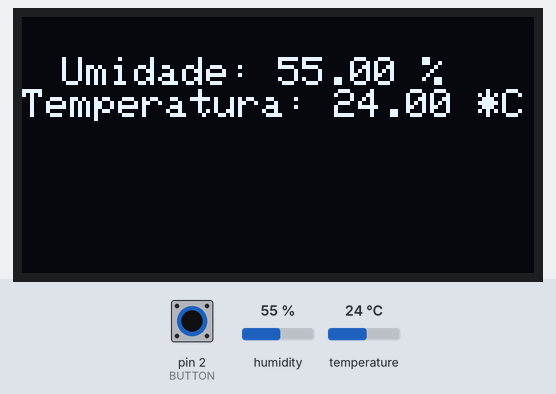
Simulated run of this sketch. Board: Arduino Uno, built with avr-gcc and run on an emulated ATmega328P. Parts: 128×64 one-colour display. The test bench sets the inputs (shaded band); at power-on: pin 2 (BUTTON) LOW, humidity 55 %, temperature 24 °C. What the sketch prints to the serial monitor is not drawn.

1.3 s: pin 2 (BUTTON) pulled HIGH for 0.15 s
Above: at 1.42 s.
3.0 s: pin 2 (BUTTON) pulled HIGH for 1 s
5.5 s: pin 2 (BUTTON) pulled HIGH for 3.2 s
Timing chart, 0 to 8.5 s (numbered marks = the images above; inputs shaded):
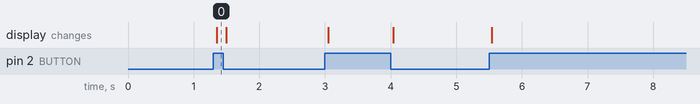

The sketch:

button_display.ino
```cpp
// Nesse projeto é utilizado o sensor de temperatura e umidade DHT22 e o push button
#include <SPI.h>
#include <Wire.h>
#include <Adafruit_GFX.h>
#include <Adafruit_SSD1306.h>
#include <DHT.h>

// Definicao do pino do sensor
#define DHTPIN 3
// Tipo de sensor
#define DHTTYPE 22

//Definição do pino do push button
#define BUTTON 2

// Definicao de pinos interface SPI
#define OLED_SDA   9
#define OLED_SCK   10
#define OLED_DC    11
#define OLED_CS    12
#define OLED_RESET 13
Adafruit_SSD1306 display(OLED_SDA, OLED_SCK, OLED_DC, OLED_RESET, OLED_CS);

// Criacao do objeto para comunicacao com o sensor
DHT dht(DHTPIN, DHTTYPE);

void umid_temp(){
  float umidade = dht.readHumidity();
  float temperatura = dht.readTemperature();

  display.setCursor(10 , 10);
  display.setTextSize(1);
  display.setTextColor(WHITE);

  display.print("Umidade: ");
  display.print(umidade);
  display.println(" %");

  display.print("Temperatura: ");
  display.print(temperatura);
  display.println(" *C");

  display.display();
}

void setup() {
  Serial.begin(9600);
  display.begin(SSD1306_SWITCHCAPVCC);
  dht.begin();
  display.clearDisplay();
  pinMode(BUTTON , INPUT);
}

void loop() {
  int pressao = digitalRead(BUTTON);
  Serial.println(pressao);
  if(pressao == 1){
    umid_temp();
  }
  else if(pressao == 0){
    display.clearDisplay();
    display.display();
  }
}
```

Measured:
- after the input at 1.3 s, the display: changes after 0.05 s (image 0)
